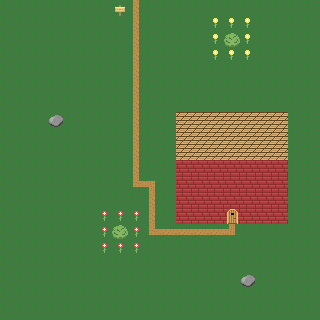

Below is a game level as drawn by its tile map, then a one-line description and the .tmx that defines it (tile-layer data replaced by summaries):
An orthogonal 20x20 tile map with 16x16 px tiles, 4 tile layers (background_back, background_front, collision_back, collision_front), 2 tilesets and 4 objects (3x enemy_spawner, player).

<map version="1.0" orientation="orthogonal" width="20" height="20" tilewidth="16" tileheight="16">
 <tileset firstgid="1" name="map_tileset" tilewidth="16" tileheight="16">
  <image source="../images/open_tileset.png" width="160" height="180" />
 </tileset>
 <tileset firstgid="111" name="fighter_m" tilewidth="24" tileheight="32">
  <image source="../images/characters/fighter_m.png" width="72" height="128" />
 </tileset>
 <layer name="background_back" width="20" height="20">
  <data>[400 cells, 400 non-empty, 1 distinct tile ids]</data>
 </layer>
 <layer name="background_front" width="20" height="20">
  <data>[400 cells, 21 non-empty, 4 distinct tile ids]</data>
 </layer>
 <layer name="collision_back" width="20" height="20">
  <properties>
   <property name="collision" value="true" />
  </properties>
  <data>[400 cells, 49 non-empty, 2 distinct tile ids]</data>
 </layer>
 <layer name="collision_front" width="20" height="20">
  <properties>
   <property name="collision" value="true" />
  </properties>
  <data>[400 cells, 22 non-empty, 6 distinct tile ids]</data>
 </layer>
 <objectgroup name="objects" width="20" height="20">
  <object name="player" type="player" gid="118" x="224" y="240">
   <properties>
    <property name="group" value="players" />
    <property name="texture" value="female_ranger_spritesheet" />
    <property name="walking_speed" value="100" />
   </properties>
  </object>
  <object name="enemy_spawner0" type="enemy_spawner" gid="71" x="160" y="288">
   <properties>
    <property name="group" value="enemy_spawners" />
    <property name="texture" value="enemy_spawner_image" />
   </properties>
  </object>
  <object name="enemy_spawner1" type="enemy_spawner" gid="71" x="48" y="80">
   <properties>
    <property name="group" value="enemy_spawners" />
    <property name="texture" value="enemy_spawner_image" />
   </properties>
  </object>
  <object name="enemy_spawner2" type="enemy_spawner" gid="71" x="224" y="96">
   <properties>
    <property name="group" value="enemy_spawners" />
    <property name="texture" value="enemy_spawner_image" />
   </properties>
  </object>
 </objectgroup>
</map>
